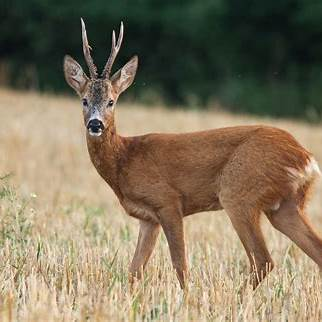
#> input picture kmeans/deer.jpg, 322 x 322 px
$ python test_single.py
#> lines starting #> are read from the running program, lines starting #| are printed output that depends on the picture
### kmeans/kmeans_segmentation.py
from __future__ import annotations
from typing import Tuple, Dict
import numpy as np

try:
    from skimage import color as skcolor

    _has_lab = True
except ImportError:
    _has_lab = False


def _rgb2lab(rgb: np.ndarray) -> np.ndarray:
    if not _has_lab:
        raise RuntimeError("Lab colours requested but scikit‑image is not installed.")
    lab = skcolor.rgb2lab(rgb / 255.0)
    L = lab[..., 0] / 100.0
    a = (lab[..., 1] + 128.0) / 255.0
    b = (lab[..., 2] + 128.0) / 255.0
    return np.stack([L, a, b], axis=-1).astype(np.float32)


_VIVID = np.array([
    [255, 64, 64],  # red
    [64, 255, 64],  # green
    [64, 64, 255],  # blue
    [255, 255, 64],  # yellow
    [255, 64, 255],  # magenta
    [64, 255, 255],  # cyan
    [255, 128, 0],  # orange
    [128, 0, 255],  # violet
], dtype=np.uint8)


def _make_palette(K: int, mode: str, rng: np.random.Generator | None = None) -> np.ndarray | None:
    mode = mode.strip().lower()
    if mode == "mean":
        return None
    if mode == "vivid":
        if K > len(_VIVID):
            raise ValueError("vivid palette supports up to %d clusters" % len(_VIVID))
        return _VIVID[:K]
    if mode == "random":
        rng = rng or np.random.default_rng()
        return rng.integers(0, 256, size=(K, 3), dtype=np.uint8)
    raise ValueError(f"Unknown palette mode: {mode}")


def _kmeans_pp_init(X: np.ndarray, K: int, rng: np.random.Generator) -> np.ndarray:
    N, D = X.shape
    centers = np.empty((K, D), dtype=X.dtype)
    centers[0] = X[rng.integers(N)]
    for k in range(1, K):
        dist_sq = np.min(((X - centers[:k, None]) ** 2).sum(axis=2), axis=0)
        centers[k] = X[rng.choice(N, p=dist_sq / dist_sq.sum())]
    return centers


def kmeans(
        X: np.ndarray,
        K: int,
        *,
        n_init: int = 10,
        max_iter: int = 100,
        tol: float = 1e-4,
        seed: int | None = None,
) -> Tuple[np.ndarray, np.ndarray, float]:
    rng_master = np.random.default_rng(seed)
    best_inertia = np.inf
    best_labels = best_centers = None

    for _ in range(n_init):
        rng = np.random.default_rng(rng_master.integers(1 << 31))
        centers = _kmeans_pp_init(X, K, rng)

        for _ in range(max_iter):
            d2 = ((X - centers[:, None]) ** 2).sum(axis=2)
            labels = np.argmin(d2, axis=0)

            new_centers = np.stack([
                X[labels == k].mean(axis=0) if (labels == k).any() else centers[k]
                for k in range(K)
            ])
            if np.linalg.norm(new_centers - centers) < tol:
                centers = new_centers
                break
            centers = new_centers

        inertia = ((X - centers[labels]) ** 2).sum()
        if inertia < best_inertia:
            best_inertia, best_labels, best_centers = inertia, labels.copy(), centers.copy()

    return best_labels, best_centers, float(best_inertia)


def segment_image(
        img: np.ndarray,
        *,
        K: int = 4,
        colorspace: str = "lab",
        palette: str = "mean",
        **km_kwargs,
) -> Tuple[np.ndarray, Dict[str, float]]:
    H, W, _ = img.shape

    if colorspace.lower() == "lab":
        feats = _rgb2lab(img)
    elif colorspace.lower() == "rgb":
        feats = img.astype(np.float32) / 255.0
    else:
        raise ValueError("colorspace must be 'rgb' or 'lab'")

    X = feats.reshape(-1, 3)
    labels, _, inertia = kmeans(X, K, **km_kwargs)

    palette_arr = _make_palette(K, palette)
    if palette_arr is None:
        palette_arr = np.stack([
            img.reshape(-1, 3)[labels == k].mean(axis=0) if (labels == k).any() else [0, 0, 0]
            for k in range(K)
        ])

    seg = palette_arr[labels].reshape(H, W, 3).astype(np.uint8)
    return seg, {"sse": inertia}


__all__ = [
    "segment_image",
    "kmeans",
]

### kmeans/test_single.py
#将deer.jpg换成自己的自己照片的路径即可得出分割后的图片，输出分析的时间和sse
import time
import numpy as np
from PIL import Image
from kmeans_segmentation import segment_image

t0 = time.perf_counter()

img = np.array(Image.open("deer.jpg").convert("RGB"))
#> img is the input picture: shape (322, 322, 3); mean R, G, B 131.6, 118.1, 93.9
seg, info = segment_image(img, K=4, colorspace="lab", palette="vivid")
#> in _rgb2lab, `lab = skcolor.rgb2lab(rgb / 255.0)`: lab: shape (322, 322, 3) float64; mean of channels 0, 1, 2 49.1, 1.2, 15.2
#> in _rgb2lab, `L = lab[..., 0] / 100.0`:
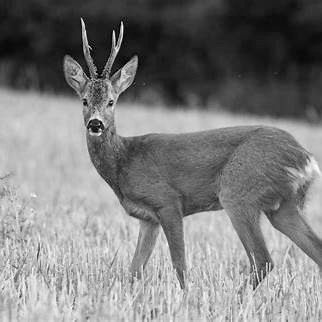
#> L: shape (322, 322) float64; min 0, max 0.998, mean 0.491
#> in _rgb2lab, `a = (lab[..., 1] + 128.0) / 255.0`:
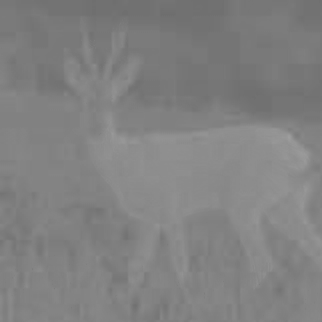
#> a: shape (322, 322) float64; min 0.433, max 0.62, mean 0.507
#> in _rgb2lab, `b = (lab[..., 2] + 128.0) / 255.0`:
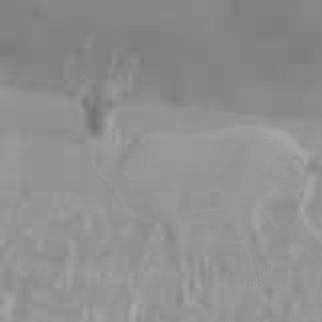
#> b: shape (322, 322) float64; min 0.446, max 0.656, mean 0.561
#> in _rgb2lab, `return np.stack([L, a, b], axis=-1).astype(np.float32)`:
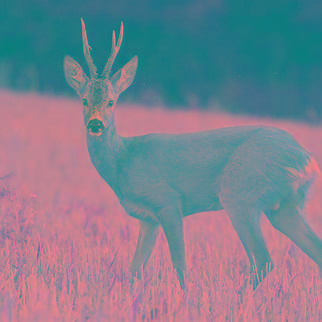
#> returned value: shape (322, 322, 3) float32; mean of channels 0, 1, 2 0.491, 0.507, 0.561; drawn as R, G, B
#> the loop in kmeans, `for _ in range(n_init):` made 10 passes
#> best_inertia on passes 1, 3: 393.9, 393.9
#> after the loop in kmeans, `for _ in range(n_init):`: best_inertia = 393.9
#> in segment_image, `seg = palette_arr[labels].reshape(H, W, 3).astype(np.uint8)`:
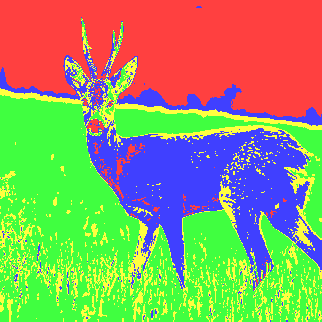
#> seg: shape (322, 322, 3); mean of channels 0, 1, 2 143.9, 158.2, 104.5; drawn as R, G, B
#> info = {'sse': 393.9}

elapsed = time.perf_counter() - t0

Image.fromarray(seg).save("deer_seg.png")
side = np.concatenate([img, seg], axis=1)
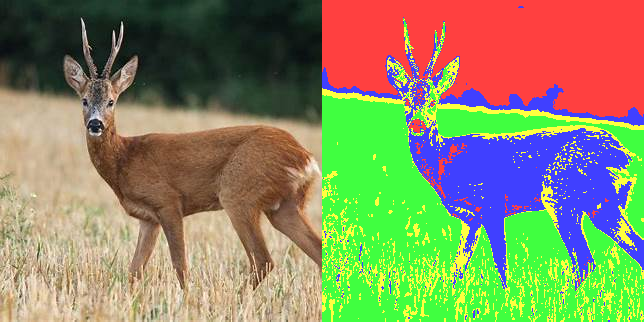
#> side: shape (322, 644, 3); mean R, G, B 137.7, 138.1, 99.2
Image.fromarray(side).save("deer_compare.png")

print(f"SSE = {info['sse']:.1f}")
#| SSE = 393.9
print(f"Runtime = {elapsed:.3f} seconds")
